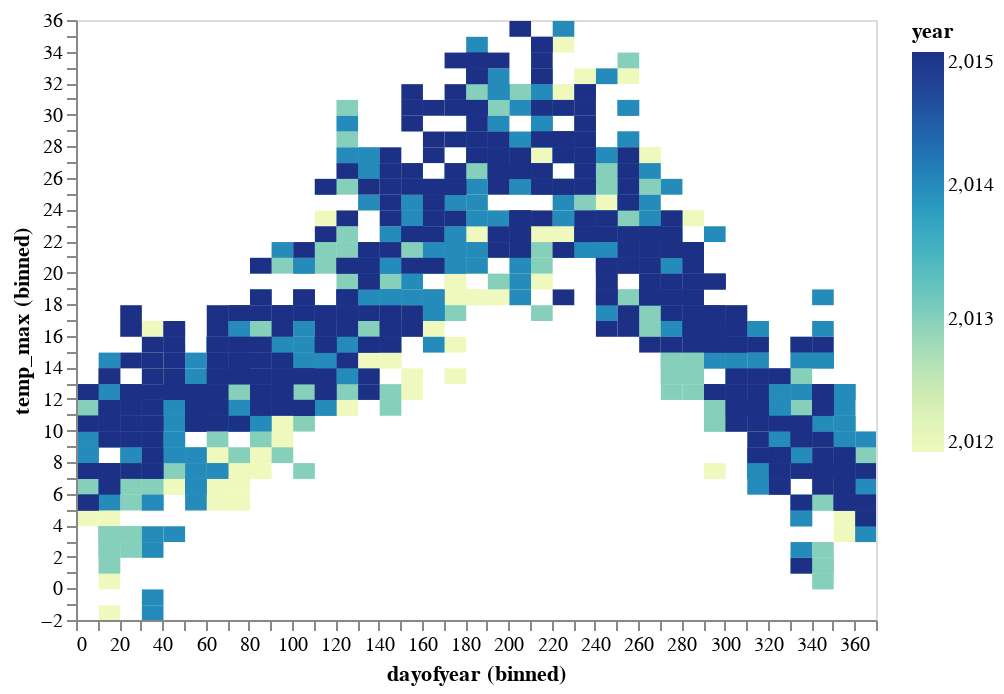

Notebook code for this chart:
### Code cell
(
    alt.Chart(df)
    .mark_rect()
    .encode(
        alt.X("dayofyear:Q", bin=alt.Bin(maxbins=52)),
        alt.Y("temp_max:Q", bin=alt.Bin(maxbins=40)),
        alt.Color("year", scale=alt.Scale()),
    )
    .interactive()
)

### Figure 1 — Vega-Lite specification as saved in the notebook (floating-point values rounded to 4 significant figures; data arrays with more than 128 entries replaced by an {"elided": "..."} marker saying what was removed)
{"$schema": "https://vega.github.io/schema/vega-lite/v3.4.0.json", "config": {"mark": {"tooltip": null}, "view": {"height": 300, "width": 400}}, "data": {"name": "data-77336f175d4088ba015986e0faff6abf"}, "datasets": {"data-77336f175d4088ba015986e0faff6abf": {"elided": "1461 records"}}, "encoding": {"color": {"field": "year", "scale": {}, "type": "quantitative"}, "x": {"bin": {"maxbins": 52}, "field": "dayofyear", "type": "quantitative"}, "y": {"bin": {"maxbins": 40}, "field": "temp_max", "type": "quantitative"}}, "mark": "rect", "selection": {"selector002": {"bind": "scales", "encodings": ["x", "y"], "type": "interval"}}}
